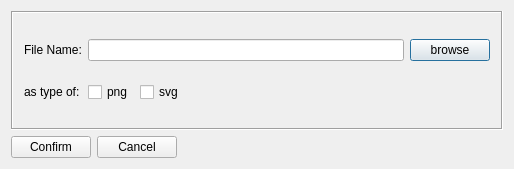
<?xml version="1.0" encoding="UTF-8"?>
<ui version="4.0">
<comment> Begin CVS Header </comment>
<comment>   $Source: /Volumes/Home/Users/shoops/cvs/copasi_dev/copasi/UI/Attic/CQPrintAsDialog.ui,v $ </comment>
<comment>   $Revision: 1.3 $ </comment>
<comment>   $Name:  $ </comment>
<comment>   $Author: shoops $ </comment>
<comment>   $Date: 2011/10/14 17:25:59 $ </comment>
<comment> End CVS Header </comment>

<comment> Copyright (C) 2011 by Pedro Mendes, Virginia Tech Intellectual </comment>
<comment> Properties, Inc., University of Heidelberg, and The University </comment>
<comment> of Manchester. </comment>
<comment> All rights reserved. </comment>

 <comment> All rights reserved. </comment>
 <class>CQPrintAsDialog</class>
 <widget class="QDialog" name="CQPrintAsDialog">
  <property name="geometry">
   <rect>
    <x>0</x>
    <y>0</y>
    <width>514</width>
    <height>169</height>
   </rect>
  </property>
  <property name="windowTitle">
   <string>Print As Image</string>
  </property>
  <layout class="QVBoxLayout">
   <item>
    <widget class="Q3Frame" name="mpFrame">
     <property name="frameShape">
      <enum>QFrame::Box</enum>
     </property>
     <property name="frameShadow">
      <enum>QFrame::Sunken</enum>
     </property>
     <layout class="QGridLayout">
      <item row="1" column="0">
       <widget class="QLabel" name="mpLabelType">
        <property name="text">
         <string>as type of:</string>
        </property>
        <property name="wordWrap">
         <bool>false</bool>
        </property>
       </widget>
      </item>
      <item row="0" column="1">
       <layout class="QHBoxLayout">
        <item>
         <widget class="QLineEdit" name="mpEditFileName"/>
        </item>
        <item>
         <widget class="QPushButton" name="mpBtnBrowse">
          <property name="text">
           <string>browse</string>
          </property>
         </widget>
        </item>
       </layout>
      </item>
      <item row="0" column="0">
       <widget class="QLabel" name="mpLabelFileName">
        <property name="text">
         <string>File Name:</string>
        </property>
        <property name="wordWrap">
         <bool>false</bool>
        </property>
       </widget>
      </item>
      <item row="1" column="1">
       <layout class="QHBoxLayout">
        <item>
         <widget class="QCheckBox" name="mpCBPNG">
          <property name="text">
           <string>png</string>
          </property>
         </widget>
        </item>
        <item>
         <widget class="QCheckBox" name="mpCBSVG">
          <property name="text">
           <string>svg</string>
          </property>
         </widget>
        </item>
        <item>
         <spacer name="spacer3">
          <property name="orientation">
           <enum>Qt::Horizontal</enum>
          </property>
          <property name="sizeType">
           <enum>QSizePolicy::Expanding</enum>
          </property>
          <property name="sizeHint" stdset="0">
           <size>
            <width>40</width>
            <height>20</height>
           </size>
          </property>
         </spacer>
        </item>
       </layout>
      </item>
     </layout>
    </widget>
   </item>
   <item>
    <layout class="QHBoxLayout">
     <item>
      <widget class="QPushButton" name="mpBtnConfirm">
       <property name="text">
        <string>Confirm</string>
       </property>
      </widget>
     </item>
     <item>
      <widget class="QPushButton" name="mpBtnCancel">
       <property name="text">
        <string>Cancel</string>
       </property>
      </widget>
     </item>
     <item>
      <spacer name="horizontalSpacer">
       <property name="orientation">
        <enum>Qt::Horizontal</enum>
       </property>
       <property name="sizeHint" stdset="0">
        <size>
         <width>40</width>
         <height>20</height>
        </size>
       </property>
      </spacer>
     </item>
    </layout>
   </item>
  </layout>
 </widget>
 <layoutdefault spacing="6" margin="11"/>
 <pixmapfunction>qPixmapFromMimeSource</pixmapfunction>
 <customwidgets>
  <customwidget>
   <class>Q3Frame</class>
   <extends>QFrame</extends>
   <header>Qt3Support/Q3Frame</header>
   <container>1</container>
  </customwidget>
 </customwidgets>
 <resources/>
 <connections>
  <connection>
   <sender>mpBtnConfirm</sender>
   <signal>clicked()</signal>
   <receiver>CQPrintAsDialog</receiver>
   <slot>confirm()</slot>
   <hints>
    <hint type="sourcelabel">
     <x>20</x>
     <y>20</y>
    </hint>
    <hint type="destinationlabel">
     <x>20</x>
     <y>20</y>
    </hint>
   </hints>
  </connection>
  <connection>
   <sender>mpBtnCancel</sender>
   <signal>clicked()</signal>
   <receiver>CQPrintAsDialog</receiver>
   <slot>reject()</slot>
   <hints>
    <hint type="sourcelabel">
     <x>20</x>
     <y>20</y>
    </hint>
    <hint type="destinationlabel">
     <x>20</x>
     <y>20</y>
    </hint>
   </hints>
  </connection>
  <connection>
   <sender>mpBtnBrowse</sender>
   <signal>clicked()</signal>
   <receiver>CQPrintAsDialog</receiver>
   <slot>openFileDialog()</slot>
   <hints>
    <hint type="sourcelabel">
     <x>20</x>
     <y>20</y>
    </hint>
    <hint type="destinationlabel">
     <x>20</x>
     <y>20</y>
    </hint>
   </hints>
  </connection>
 </connections>
</ui>
